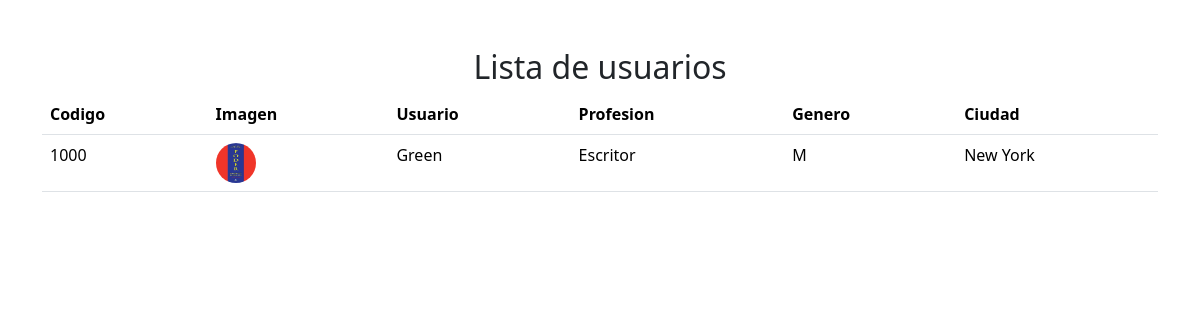
Before: /usuario/lista/ with the older database file.
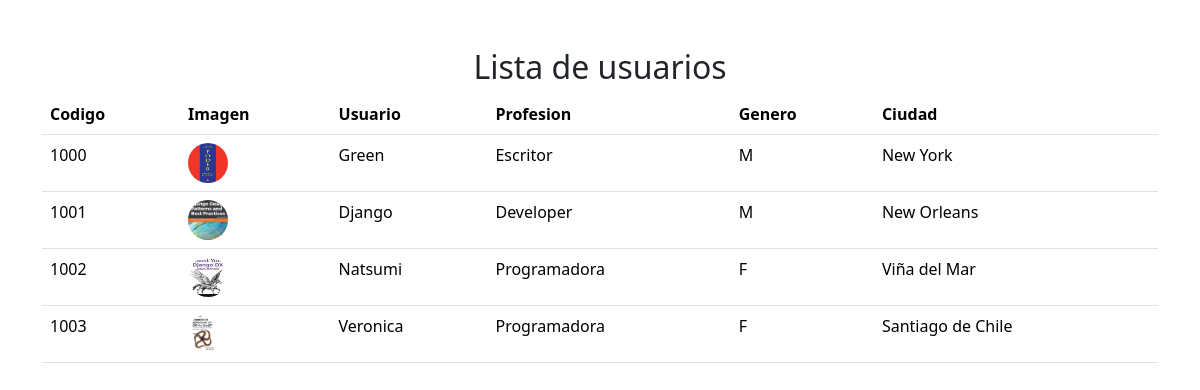
After: the same page with the newer database file.
### usuarios/models.py (models this page shows, shortened)
class Usuario(models.Model):
    genero_eleccion = (
        ('M', 'Masculino'),
        ('F', 'Femenino'),
    )
    codigo = models.IntegerField()
    photo = models.ImageField(upload_to='photos/%Y/%m/%d/')
    nombre = models.CharField(max_length=100)
    profesion = models.CharField(max_length=100)
    genero = models.CharField(choices=genero_eleccion, max_length=100)
    ciudad = models.CharField(max_length=100)

### usuarios/views.py (the view)
# urls.py: path('lista/', views.usuariolist, name='usuario_list'),
def usuariolist(request):
    get_usuarios = Usuario.objects.all()
    data = {
        'get_usuarios': get_usuarios
    }
    return render(request, 'usuariolist.html', data)

### templates/usuariolist.html (shortened to what this page needs)
{% load static %}
<!DOCTYPE html>
<html lang="en">
<head>
    <link rel="stylesheet" href="{%  static 'css/bootstrap.min.css' %}">
</head>
<body>
    <div class="container">
        <h2 class="text-center mt-5">Lista de usuarios</h2>
        <table class="table">
            <thead>
              <tr>
                <th scope="col">Codigo</th>
                <th scope="col">Imagen</th>
                <th scope="col">Usuario</th>
                <th scope="col">Profesion</th>
                <th scope="col">Genero</th>
                <th scope="col">Ciudad</th>
            </tr>
            </thead>
            <tbody>
              {% for user in get_usuarios %}
              <tr>
                <td>{{ user.codigo }}</td>
                <td><img src="{{ user.photo.url }}" width="40" height="40" style="border-radius:50px;"></td>
                <td>{{ user.nombre }}</td>
                <td>{{ user.profesion }}</td>
                <td>{{ user.genero }}</td>
                <td>{{ user.ciudad }}</td>
              </tr>
              {% endfor %}
            </tbody>
          </table>
    </div>
</body>
</html>

Changed rows visible on the page:
added Usuario: codigo "1001", photo (picture), nombre "Django", profesion "Developer", genero "M", ciudad "New Orleans"
added Usuario: codigo "1002", photo (picture), nombre "Natsumi", profesion "Programadora", genero "F", ciudad "Viña del Mar"
added Usuario: codigo "1003", photo (picture), nombre "Veronica", profesion "Programadora", genero "F", ciudad "Santiago de Chile"
